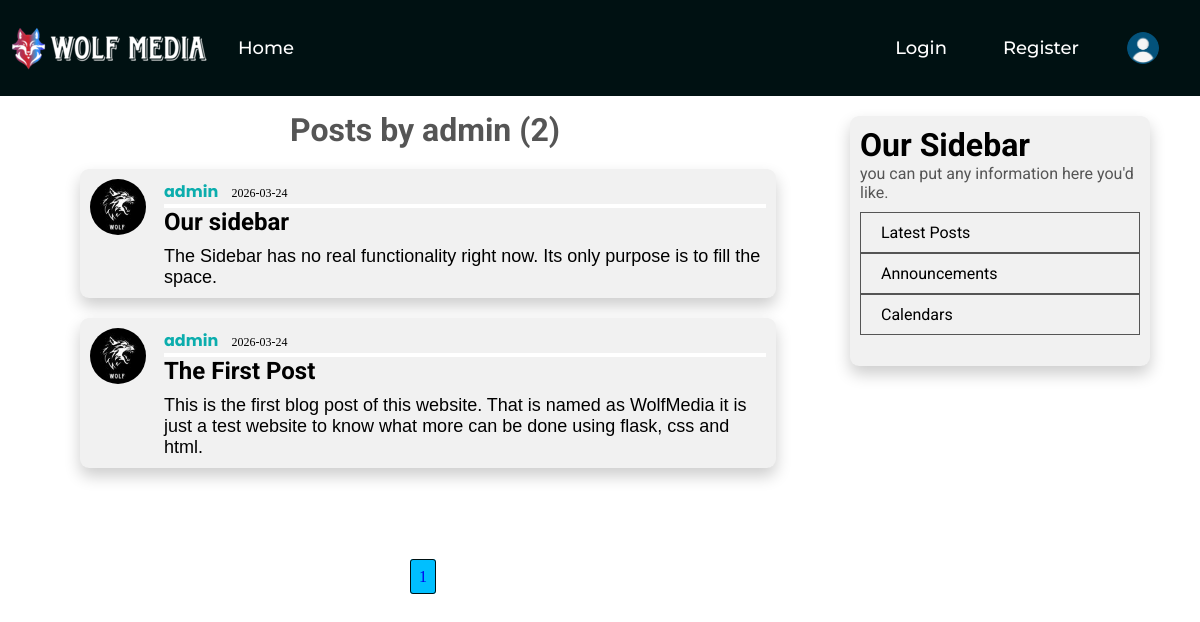
Screenshot of /user/admin with the database file from the repository.
### wolfmedia/models.py (models this page shows, shortened)
class User(db.Model, UserMixin):
    id = db.Column(db.Integer, primary_key= True)
    username = db.Column(db.String(16), unique=True, nullable=False)
    email = db.Column(db.String(120), unique=True, nullable=False)
    image_file = db.Column(db.String(20), nullable=False, default='default.png')
    password = db.Column(db.String(60), nullable=False)
    posts = db.relationship('Post', backref='author', lazy=True)

class Post(db.Model, UserMixin):
    id = db.Column(db.Integer, primary_key= True)
    title = db.Column(db.String(100), nullable=False)
    date_posted = db.Column(db.DateTime, nullable=False, default=datetime.utcnow)
    content = db.Column(db.Text, nullable=False)
    user_id = db.Column(db.Integer, db.ForeignKey('user.id'), nullable=False)

### wolfmedia/routes.py (the view)
@app.route("/user/<string:username>")
def user_posts(username):
    page = request.args.get('page', 1, type=int)
    user= User.query.filter_by(username=username).first_or_404()
    posts= Post.query.filter_by(author=user)\
        .order_by(Post.date_posted.desc())\
        .paginate( page=page, per_page=5 )
    return render_template('user_posts.html', posts=posts, user=user)

### wolfmedia/templates/user_posts.html
{% extends "layout.html" %}
{% block content %}
    <div class="post-header">
        <h1>Posts by {{ user.username}} ({{ posts.total}})</h1>
    </div>
    {% for post in posts.items %}
        <div class="post">
            <img class="post-img" src="{{ url_for('static', filename='img/'+ post.author.image_file)}}" >
            <div class="post-content">
                <p class="meta"><a href="{{ url_for('user_posts', username=post.author.username) }}"><span> {{ post.author.username }} </span> </a>  {{ post.date_posted.strftime('%Y-%m-%d') }}</p>
                <h2 class="title"><a href=" {{ url_for('post', post_id=post.id)}}"> {{ post.title }} </a></h2>
                <p class="content">{{ post.content }}</p>
            </div>
        </div>
    {% endfor %}
    <div class="pagination">
        {% for page_num in posts.iter_pages(left_edge=1, right_edge=1, left_current=1, right_current=2) %}
            {% if page_num %}
                {% if posts.page == page_num %}
                        <a class="page-no page-clr" href="{{ url_for('user_posts', username=user.username, page=page_num)}}"> {{ page_num }}</a>
                {% else %}
                        <a class="page-no"  href="{{ url_for('user_posts', username=user.username, page=page_num)}}"> {{ page_num }}</a>
                {% endif%}
            {% endif %}
        {% endfor %}
</div>
{% endblock content %}

### wolfmedia/static/style.css (style rules this page uses)
* { margin: 0; padding: 0; box-sizing: border-box; }
body { font-family:'Times New Roman', Times, serif; font-size: 16px; position: relative; }
.post { display: flex; margin-top: 20px; margin-left: 80px; width: 58vw; background-color: #f1f1f1; box-shadow: 0 8px 16px rgba(0, 0, 0, 0.2); padding: 10px; border-radius: 9px; }
.post-content { width: 100%; margin-left: 18px; display: flex; flex-direction: column; font-family: 'Times New Roman', Times, serif; }
.post-content a { text-decoration: none; color: #000; }
.post-header h1 { margin-left: 290px; font-family: 'Roboto', sans-serif; color: #555; }
.meta { border-bottom: 4px solid #fff; font-size: 12px; }
span { color:rgb(11, 173, 173); font-weight: 700; font-family: 'Poppins'; margin-right: 10px; font-size: 16px; }
.title { font-family: 'Roboto', sans-serif; margin-bottom: 10px; }
.content { white-space: pre-line; font-size: 18px; font-weight: 500; font-family:Arial, Helvetica, sans-serif }
.post-img { width: 56px; height: 56px; border-radius: 50%; }
.post-header { margin: 15px 0; }
.pagination { margin: 100px 0 100px 400px; }
.page-no { text-decoration: none; padding: 8px; border:#001112 1px solid; margin: 10px; border-radius: 3px; }
.page-clr { background-color: #00bfff; }

### rows the page displays
User: username "admin"
Post: image_file (picture), author.username "admin", date_posted "2026-03-24", title "Our sidebar", content "The Sidebar has no real functionality right now. Its only purpose is to fill the space."
Post: image_file (picture), author.username "admin", date_posted "2026-03-24", title "The First Post", content "This is the first blog post of this website. That is named as WolfMedia it is just a test website to know what more can be done using flask, css and html."

### other values shown
{{ posts.total }} "2"
{{ page_num }} "1"
